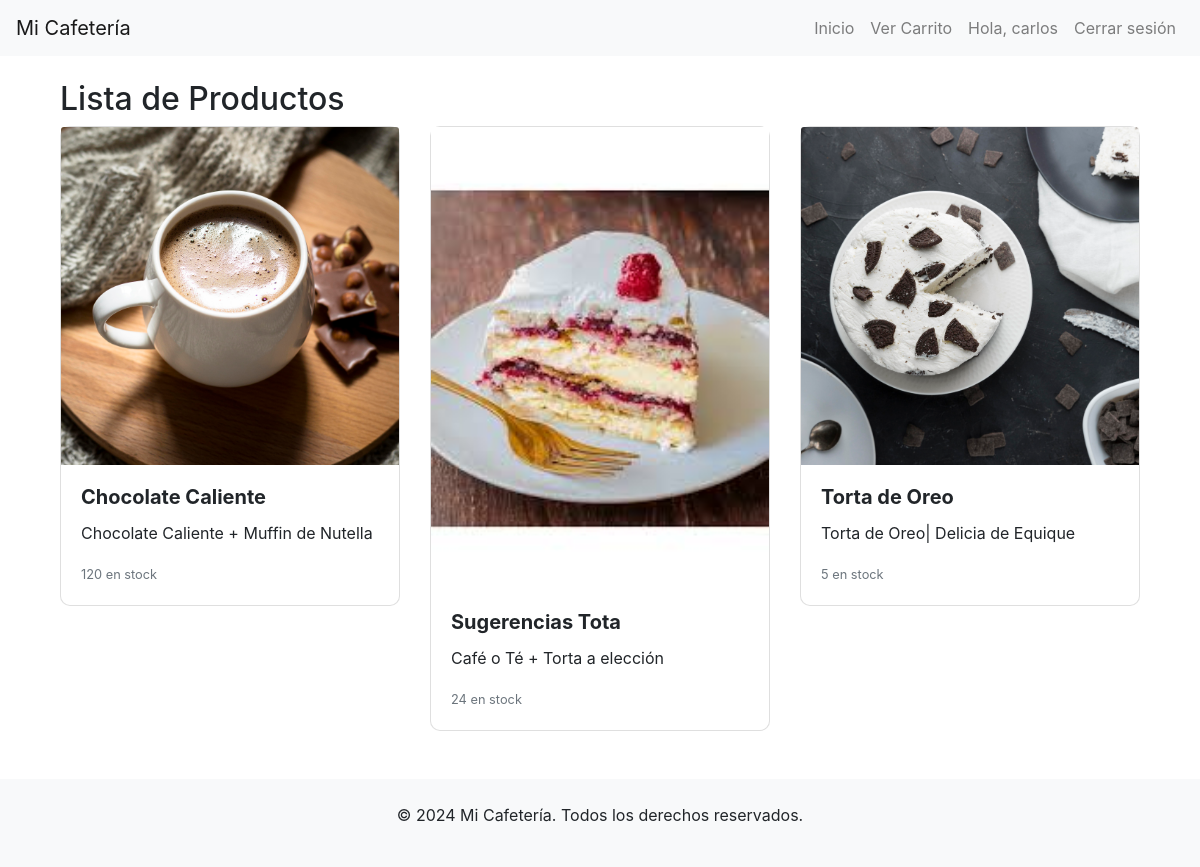
Screenshot of /productos/ (signed in) with the database file from the repository.
### inventario/models.py (models this page shows, shortened)
class CustomUser(AbstractUser):
    USER_TYPE_CHOICES = (
        ('cliente', 'Cliente'),
        ('administrador', 'Administrador'),
        ('bodeguero', 'Bodeguero'),
    )
    user_type = models.CharField(max_length=15, choices=USER_TYPE_CHOICES, default='cliente')

class Producto(models.Model):
    nombre = models.CharField(max_length=100)
    descripcion = models.TextField()
    foto = models.ImageField(upload_to='productos/')
    precio = models.DecimalField(max_digits=10, decimal_places=0)
    cantidad = models.DecimalField(max_digits=10, decimal_places=0)
    categoria = models.ForeignKey(Categoria, on_delete=models.CASCADE)

### inventario/views.py (the view)
# urls.py: path('productos/', login_required(views.productos), name='productos'),
@login_required
def productos(request):
    productos = Producto.objects.all()
    return render(request, 'productos.html', {'productos': productos})

### inventario/templates/productos.html (shortened to what this page needs)
{% extends 'base.html' %}
{% load static %}
{% block content %}
<div class="container">
    <h2>Lista de Productos</h2>
    <div class="row">
        {% for producto in productos %}
        <div class="col-md-4">
            <div class="card mb-4">
                {% if producto.foto %}
                <img src="{{ producto.foto.url }}" class="card-img-top" alt="{{ producto.nombre }}">
                {% else %}
                <img src="{% static 'images/default-product.jpg' %}" class="card-img-top" alt="{{ producto.nombre }}">
                {% endif %}
                <div class="card-body">
                    <h5 class="card-title">{{ producto.nombre }}</h5>
                    <p class="card-text">{{ producto.descripcion }}</p>
                    <p class="card-text"><small class="text-muted">{{ producto.cantidad }} en stock</small></p>
                </div>
            </div>
        </div>
        {% endfor %}
    </div>
</div>
{% endblock %}

### inventario/templates/base.html (shortened to what this page needs)
<!DOCTYPE html>
<html lang="en">
<head>
    <link rel="stylesheet" href="https://stackpath.bootstrapcdn.com/bootstrap/4.5.2/css/bootstrap.min.css">
    {% load static %}
    <link rel="stylesheet" href="{% static 'css/styles.css' %}">
</head>
<body>
    <header>
        <nav class="navbar navbar-expand-lg navbar-light bg-light">
            <a class="navbar-brand" href="{% url 'home' %}">Mi Cafetería</a>
            <div class="collapse navbar-collapse" id="navbarNav">
                <ul class="navbar-nav ml-auto">
                    <li class="nav-item"><a class="nav-link" href="{% url 'home' %}">Inicio</a></li>
                    <li class="nav-item"><a class="nav-link" href="{% url 'ver_carrito' %}">Ver Carrito</a></li>
                    {% if user.is_authenticated %}
                        <li class="nav-item"><a class="nav-link" href="{% url 'info' %}">Hola, {{ user.username }}</a></li>
                        <li class="nav-item"><a class="nav-link" href="{% url 'logout' %}">Cerrar sesión</a></li>
                    {% else %}
                        <li class="nav-item"><a class="nav-link" href="{% url 'login' %}">Login</a></li>
                        <li class="nav-item"><a class="nav-link" href="{% url 'register' %}">Registro</a></li>
                    {% endif %}
                </ul>
            </div>
        </nav>
    </header>
    <main class="container mt-4">
        {% block content %}
        {% endblock %}
    </main>
    <footer class="bg-light text-center py-4 mt-4">
        <p>&copy; 2024 Mi Cafetería. Todos los derechos reservados.</p>
    </footer>
</body>
</html>

### inventario/static/css/styles.css (style rules this page uses)
.card { border-radius: 10px; }
.card-title { font-weight: bold; }

### rows the page displays
CustomUser: username "carlos"
Producto: foto (picture), nombre "Chocolate Caliente", descripcion "Chocolate Caliente + Muffin de Nutella", cantidad "120"
Producto: foto (picture), nombre "Sugerencias Tota", descripcion "Café o Té + Torta a elección", cantidad "24"
Producto: foto (picture), nombre "Torta de Oreo", descripcion "Torta de Oreo| Delicia de Equique", cantidad "5"
